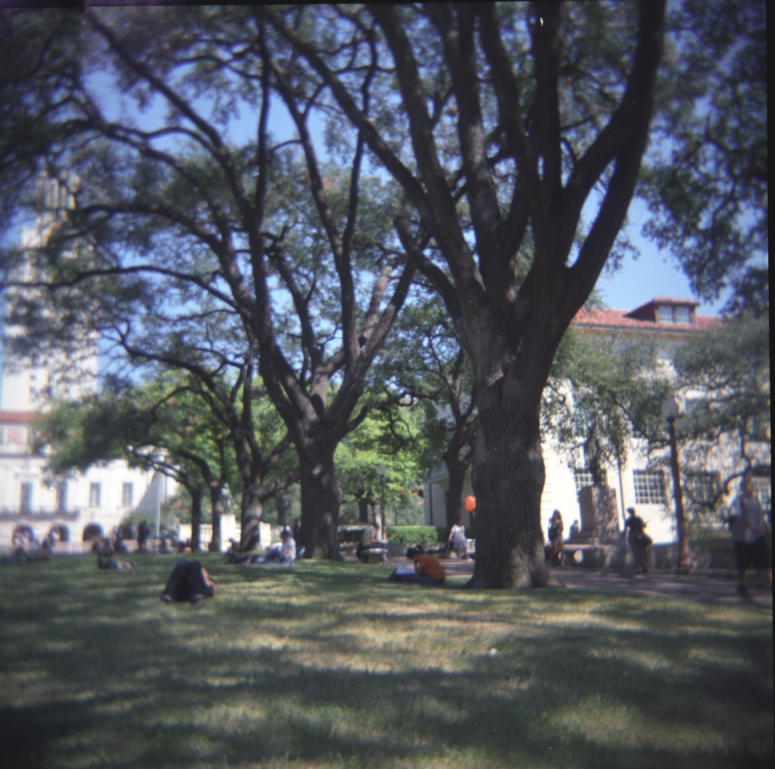
#> input picture ps1/inputSeamCarvingMall.jpg, 775 x 769 px
$ python -i util.py   (imports and definitions only)
#> lines starting #> are read from the running program, lines starting #| are printed output that depends on the picture
import numpy as np
from PIL import Image
from scipy import ndimage

HOR_DIR = "HORIZONTAL"
VER_DIR = "VERTICAL"


def energy_image(im):
    gray_im = np.asarray(Image.fromarray(im).convert('L'))
    sx = ndimage.sobel(gray_im, axis=0, output='double', mode='mirror')
    sy = ndimage.sobel(gray_im, axis=1, output='double', mode='mirror')
    return np.add(np.absolute(sx), np.absolute(sy))


# [77 lines left out: functions cumulative_minimum_energy_map, find_optimal_vertical_seam, find_optimal_horizontal_seam, reduceWidth, reduceHeight, not called in this run]


def displaySeam(im, seam, type):
    pass

>>> import cv2
>>> picture = cv2.imread('inputSeamCarvingMall.jpg', cv2.IMREAD_GRAYSCALE)
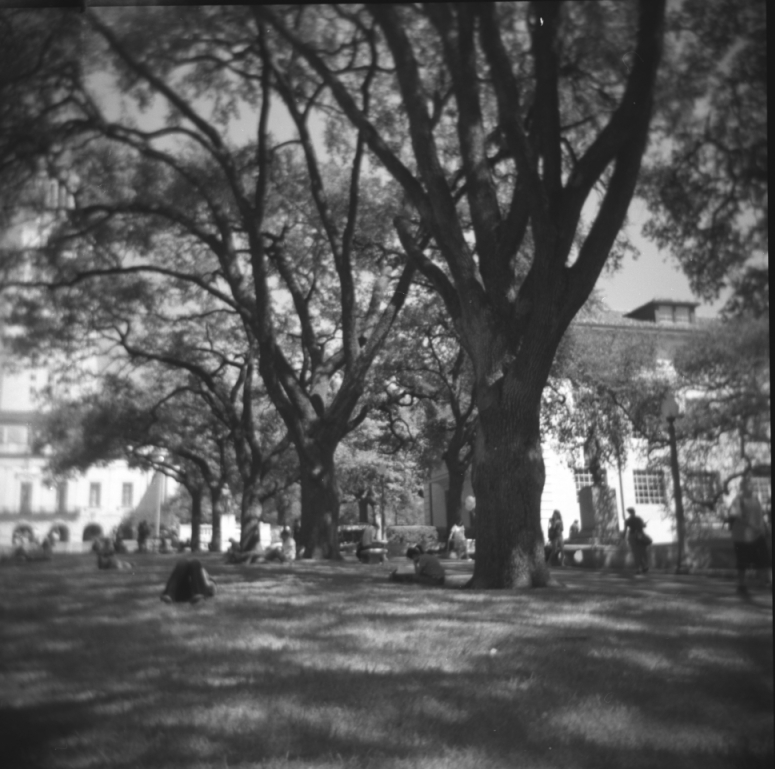
#> picture: shape (769, 775); min 20, max 255, mean 88
>>> result = energy_image(picture)
#> in energy_image, `sx = ndimage.sobel(gray_im, axis=0, output='double', mode='mirror')`:
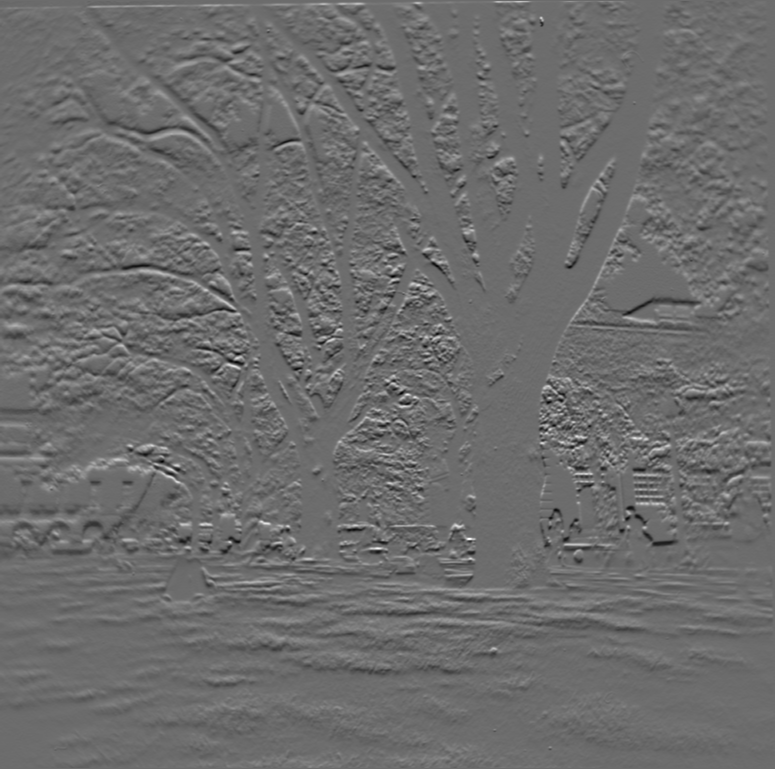
#> sx: shape (769, 775) float64; min -421, max 566, mean 0.4; drawn with min black and max white
#> in energy_image, `sy = ndimage.sobel(gray_im, axis=1, output='double', mode='mirror')`:
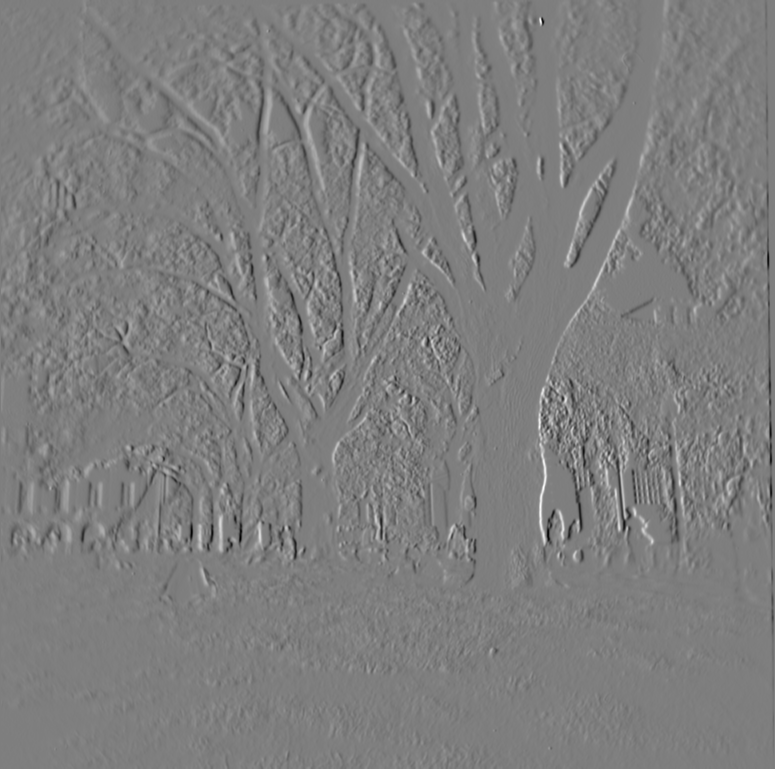
#> sy: shape (769, 775) float64; min -642, max 651, mean -0.8; drawn with min black and max white
#> in energy_image, `return np.add(np.absolute(sx), np.absolute(sy))`:
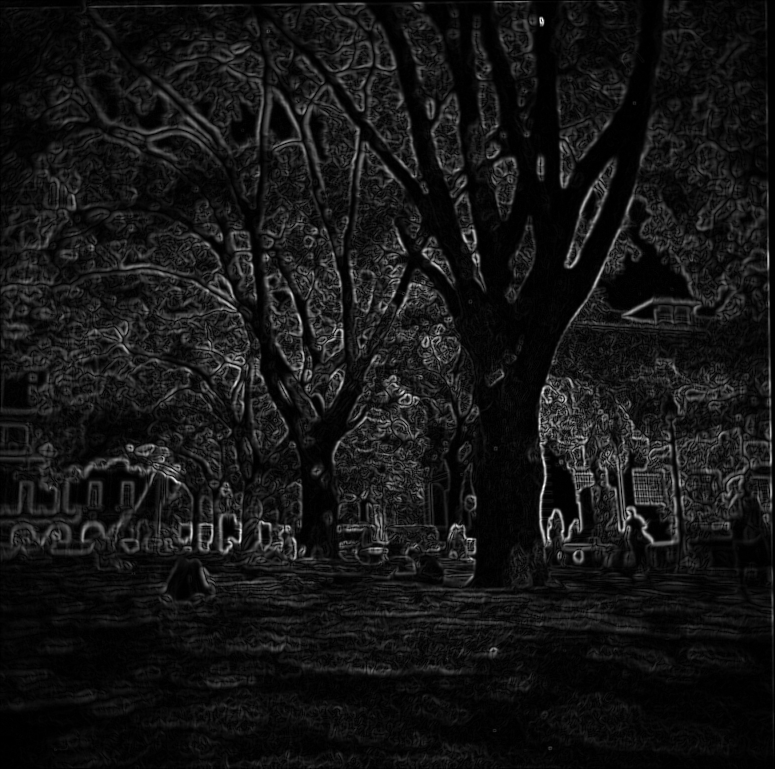
#> returned value: shape (769, 775) float64; min 0, max 804, mean 68.1; drawn with min black and max white

$ run again, on ps1/inputSeamCarvingPrague.jpg
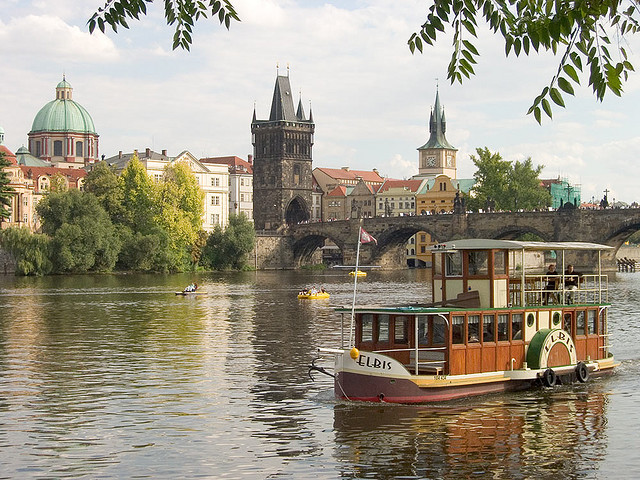
#> input picture ps1/inputSeamCarvingPrague.jpg, 640 x 480 px
#> in energy_image, `sy = ndimage.sobel(gray_im, axis=1, output='double', mode='mirror')`:
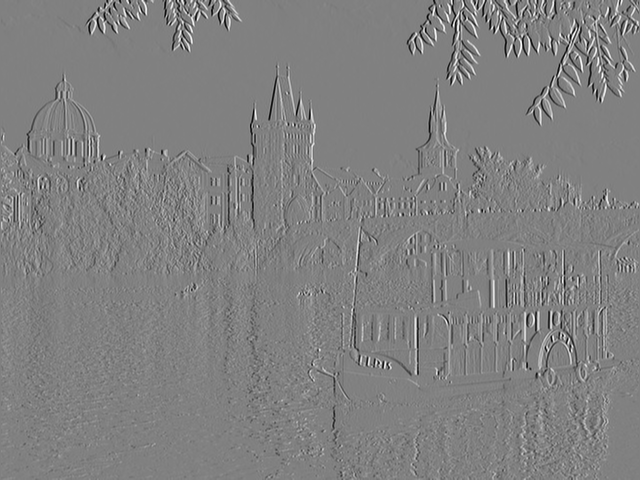
#> sy: shape (480, 640) float64; min -958, max 940, mean 0.6; drawn with min black and max white
#> in energy_image, `return np.add(np.absolute(sx), np.absolute(sy))`:
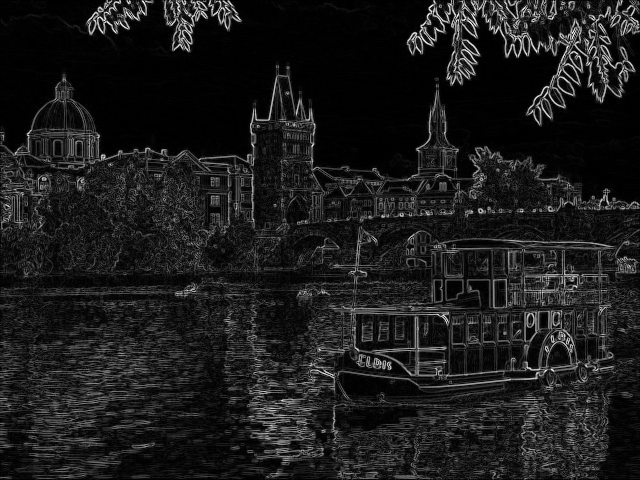
#> returned value: shape (480, 640) float64; min 0, max 1364, mean 150.4; drawn with min black and max white
